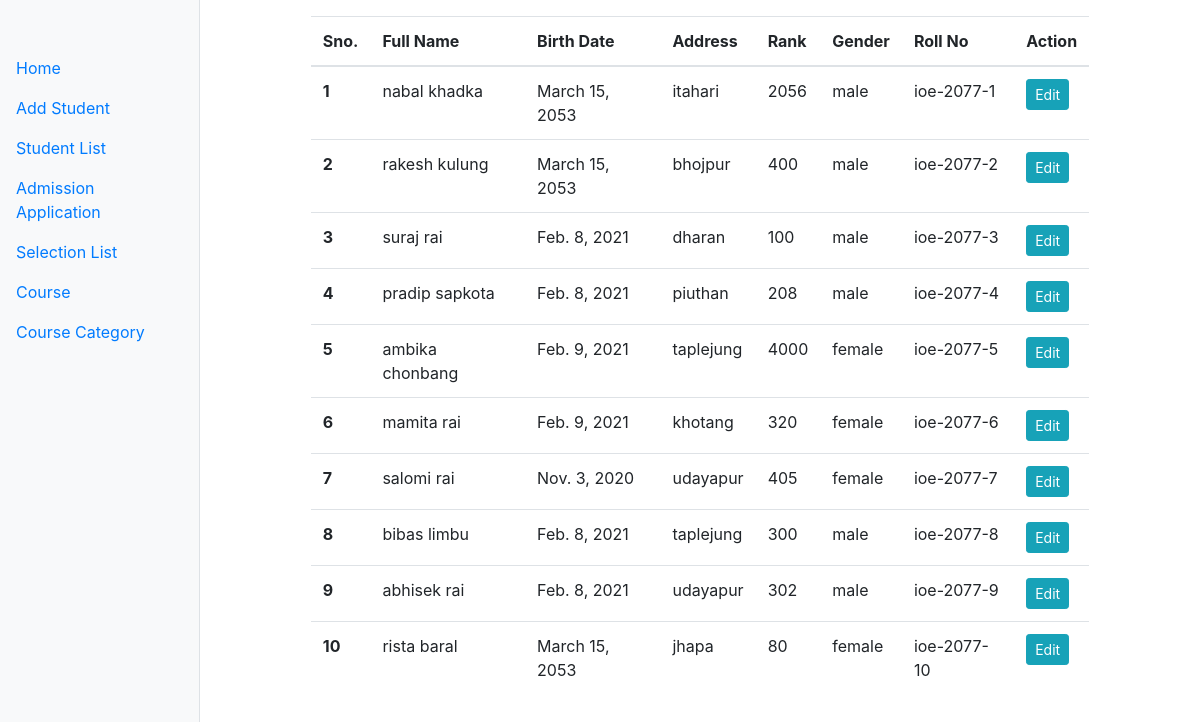
Page /app/view_student/ on the committed database.
### app/models.py (models this page shows, shortened)
class Student(models.Model):
    fname = models.CharField(max_length=100)
    lname=models.CharField(max_length=100)
    birth_date = models.DateField()
    gender = models.CharField(max_length=100,choices=gender_choice)
    address = models.CharField(max_length=150)
    email = models.CharField(max_length=150)
    rank = models.IntegerField()
    roll_no = models.CharField(max_length=50,default="",unique=True)
    tribe = models.BooleanField(default=False)

### app/views/my_admin.py (the view)
# urls.py: path("view_student/",ViewStudent.as_view(),name="view_student"),
class ViewStudent(View):
    def get(self,request):
        students = Student.objects.all()
        context = {
            'students':students
        }
        return render(request,"my_admin/view_student.html",context)

### templates/my_admin/view_student.html
{% extends 'admin_base/index.html' %}
{% block inner_content %}
    <div class="container mt-3">
        <div class="row">
            <div class="col-10 mx-auto">
                <table class="table">
                    <thead>
                      <tr>
                        <th scope="col">Sno.</th>
                        <th scope="col">Full Name</th>
                        <th scope="col">Birth Date</th>
                        <th scope="col">Address</th>
                        <th scope="col">Rank</th>
                        <th scope="col">Gender</th>
                        <th scope="col">Roll No</th>
                        <th scope="col"> Action </th>
                      </tr>
                    </thead>
                    <tbody>
                      {% for student in students %}
                      <tr>
                        <th scope="row">{{forloop.counter}}</th>
                        <td >{{student.fname}} {{student.lname}}</td>
                        <td>{{student.birth_date}}</td>
                        <td>{{student.address}}</td>
                        <td>{{student.rank}}</td>
                        <td>{{student.gender}}</td>
                        <td>{{student.roll_no}}</td>
                        <td>
                          <a href="{% url 'update_student' student.id %}" class="btn btn-info btn-sm">Edit</a>
                        </td>
                      </tr>
                      {% endfor %}
                    </tbody>
                  </table>
            </div>
        </div>
    </div>
{% endblock inner_content %}

### templates/admin_base/index.html
{% extends 'base/layout.html' %}
{% block content %}
    <div class="container-fluid">
        <div class="row">
            <div class="col-2 border-right bg-light p-0 py-5">
                <ul class="nav flex-column " style="height:88vh;">
                    <li class="nav-item ">
                      <a class="nav-link active" href="{% url 'admin_index' %}">Home</a>
                    </li>
                    <li class="nav-item">
                      <a class="nav-link" href="{% url 'add_student' %}">Add Student</a>
                    </li>
                    <li class="nav-item">
                      <a class="nav-link" href="{% url 'view_student' %}">Student List</a>
                    </li>
                    <li class="nav-item">
                        <a class="nav-link" href="{% url 'admission_application' %}">Admission Application</a>
                    </li>
                    <li class="nav-item">
                      <a class="nav-link" href="{% url 'student_selections' %}">Selection List</a>
                  </li>
                  <li class="nav-item">
                      <a class="nav-link" href="{% url 'course_view' %}">Course</a>
                  </li>
                  <li class="nav-item">
                      <a class="nav-link" href="{% url 'course_category' %}">Course Category</a>
                  </li>
                  </ul>
            </div>
            <div class="col-10">
                {% block inner_content %}
                {% endblock inner_content %}
            </div>
        </div>
    </div>
{% endblock content %}

### templates/base/layout.html (shortened to what this page needs)
<!doctype html>
<html lang="en">
  <head>
    {% load static %}
    <link href="{% static 'css/bootstrap_css.css' %}" rel="stylesheet">
  </head>
  <body>
          {% block content %}
          {% endblock content %}
  </body>
</html>

### rows in the picture
Student: fname "nabal", lname "khadka", birth_date "March 15, 2053", address "itahari", rank "2056", gender "male", roll_no "ioe-2077-1"
Student: fname "rakesh", lname "kulung", birth_date "March 15, 2053", address "bhojpur", rank "400", gender "male", roll_no "ioe-2077-2"
Student: fname "suraj", lname "rai", birth_date "Feb. 8, 2021", address "dharan", rank "100", gender "male", roll_no "ioe-2077-3"
Student: fname "pradip", lname "sapkota", birth_date "Feb. 8, 2021", address "piuthan", rank "208", gender "male", roll_no "ioe-2077-4"
Student: fname "ambika", lname "chonbang", birth_date "Feb. 9, 2021", address "taplejung", rank "4000", gender "female", roll_no "ioe-2077-5"
Student: fname "mamita", lname "rai", birth_date "Feb. 9, 2021", address "khotang", rank "320", gender "female", roll_no "ioe-2077-6"
Student: fname "salomi", lname "rai", birth_date "Nov. 3, 2020", address "udayapur", rank "405", gender "female", roll_no "ioe-2077-7"
Student: fname "bibas", lname "limbu", birth_date "Feb. 8, 2021", address "taplejung", rank "300", gender "male", roll_no "ioe-2077-8"
Student: fname "abhisek", lname "rai", birth_date "Feb. 8, 2021", address "udayapur", rank "302", gender "male", roll_no "ioe-2077-9"
Student: fname "rista", lname "baral", birth_date "March 15, 2053", address "jhapa", rank "80", gender "female", roll_no "ioe-2077-10"
